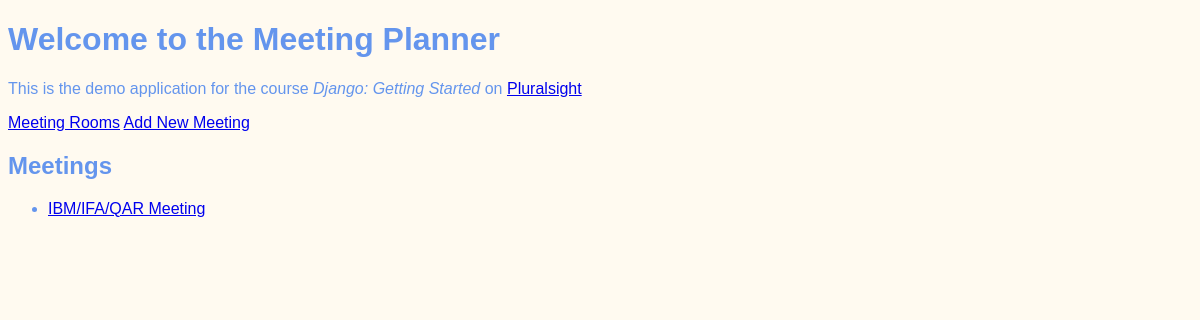
Before: / with the older database file.
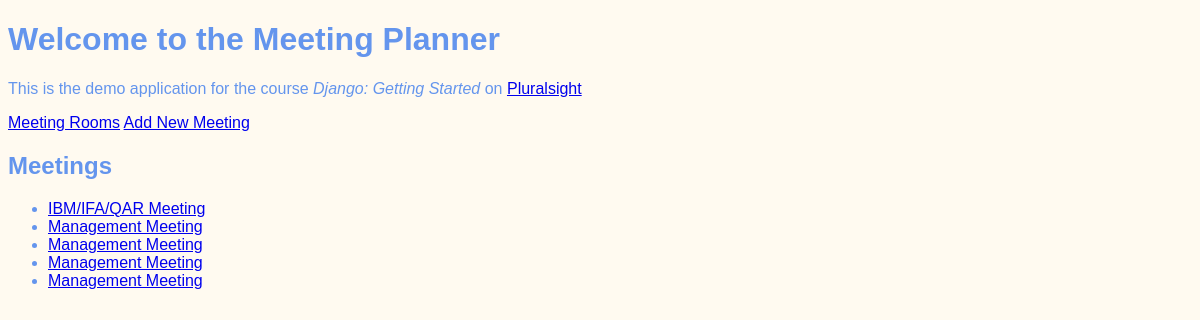
After: the same page with the newer database file.
### meetings/models.py (models this page shows, shortened)
class Meeting(models.Model):
    title = models.CharField(max_length=200)
    date = models.DateField()
    start_time = models.TimeField(default=time(10))
    duration = models.IntegerField(default=1)
    room = models.ForeignKey(Room, on_delete=models.CASCADE)

### website/views.py (the view)
# urls.py: path('', welcome, name='home'),
def welcome(request):
    return render(request, "website/welcome.html",
                  {"all_meetings": Meeting.objects.all()})

### website/templates/website/welcome.html (shortened to what this page needs)
{% extends "base.html" %}
{% block content %}
<h1>Welcome to the Meeting Planner</h1>
<p>
    This is the demo application for the course
    <em>Django: Getting Started</em>
    on <a href="https://pluralsight.com">Pluralsight</a>
</p>
<a href="{% url 'rooms' %}">Meeting Rooms</a>
<a href="{% url 'new' %}">Add New Meeting</a>
<h2>Meetings</h2>
<ul>
    {% for meeting in all_meetings %}
    <li>
        <a href="{% url 'detail' meeting.id %}">
            {{ meeting.title }}
        </a>
    </li>
    {% endfor %}
</ul>
{% endblock %}

### website/templates/base.html (shortened to what this page needs)
{% load static %}
<!DOCTYPE html>
<html lang="en">
<head>
    <link rel="stylesheet" href="{% static 'website/style.css' %}"/>
</head>
<body>
    {% block content %}
    {% endblock %}
</body>
</html>

### website/static/website/style.css (style rules this page uses)
body { font-family: sans-serif; color: cornflowerblue; background-color: floralwhite; }

Changed rows visible on the page:
added Meeting: title "Management Meeting"
added Meeting: title "Management Meeting"
added Meeting: title "Management Meeting"
added Meeting: title "Management Meeting"
